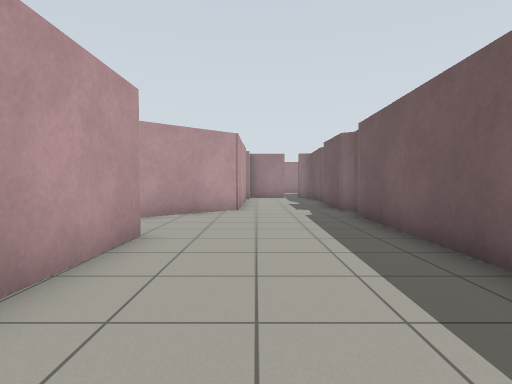
View 1 (above)

17 first-person views from a walk through a world built for the Gazebo simulator. The camera is 0.94 m above the floor, tilts 2° down and sees 80° across. The floor is counted in squares, 1 m on a side. Each view is taken from the middle of a square. On the plan, view 1 faces up. The plan holds only what a view shows up to about 11 squares ahead; the rest is blank. The place goes on beyond the plan. The robots in the file are not drawn.

View 2
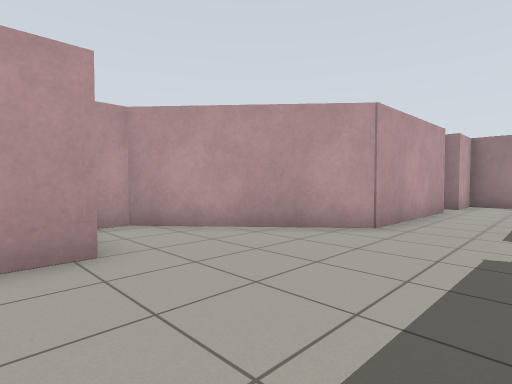

View 3
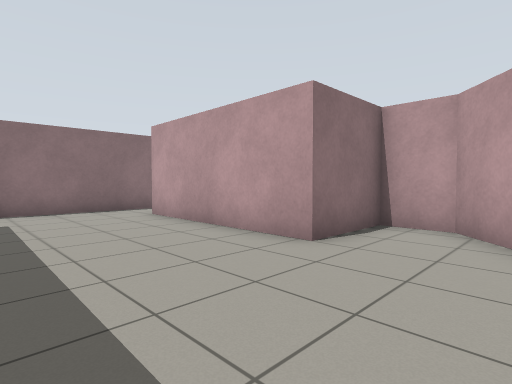

View 4
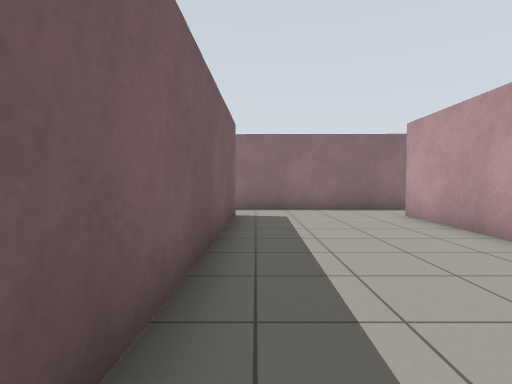

View 5
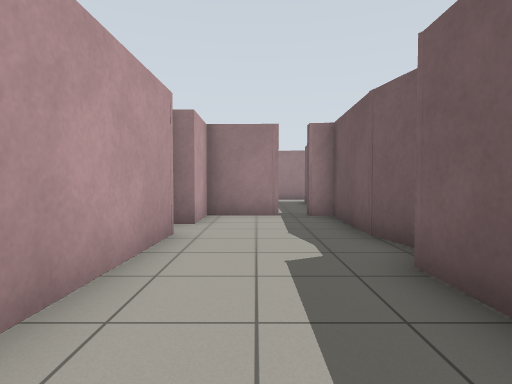

View 6
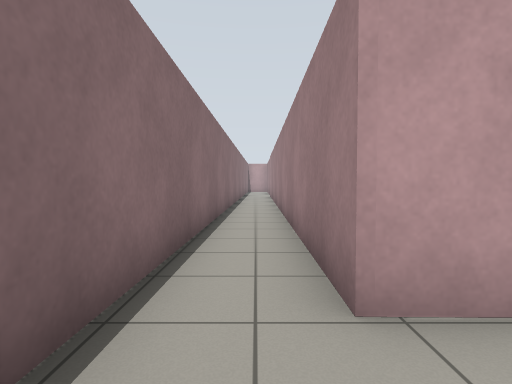

View 7
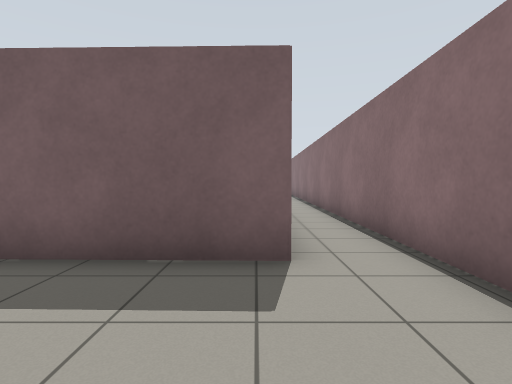

View 8
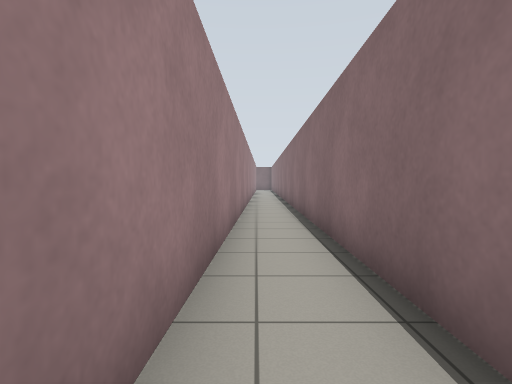

View 9
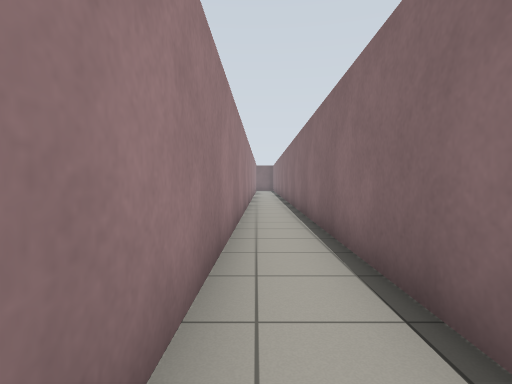

View 10
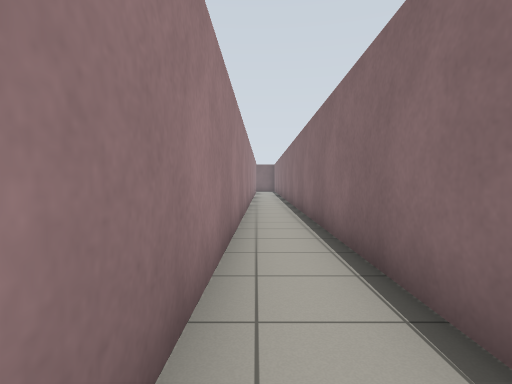

View 11
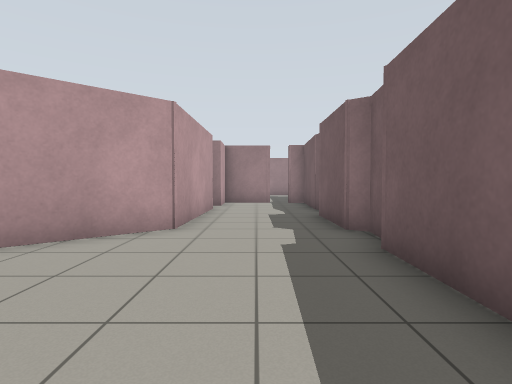

View 12
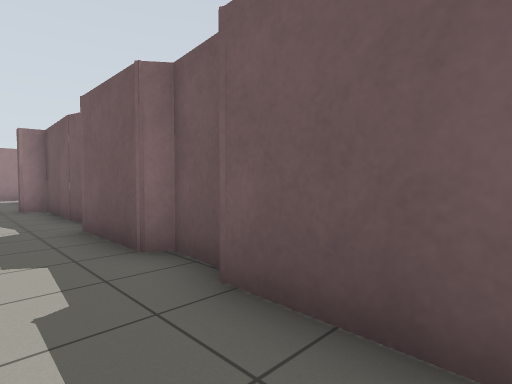

View 13
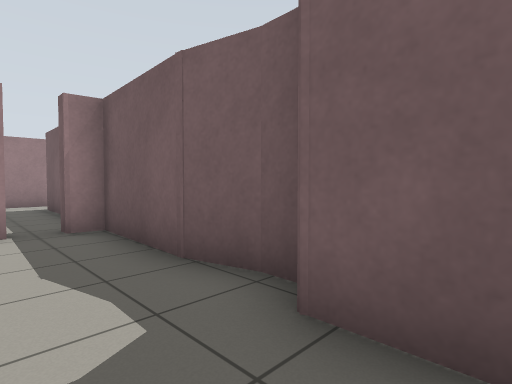

View 14
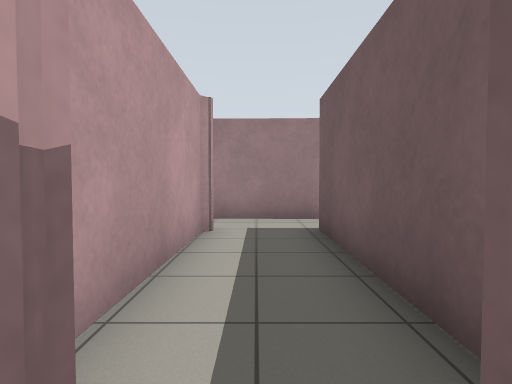

View 15
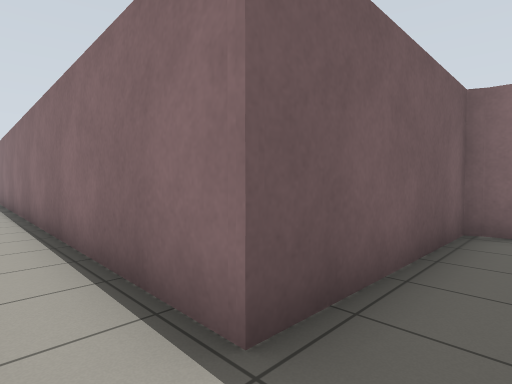

View 16
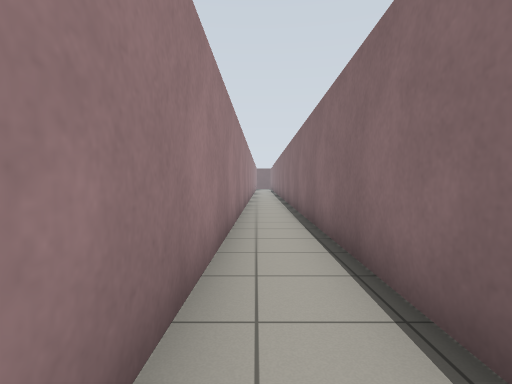

View 17
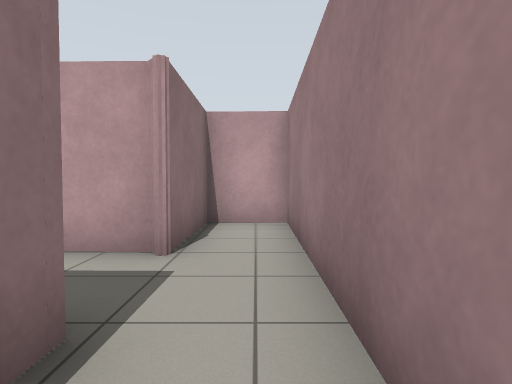

### Floor plan
Ten units are one square. View 1 is at (0, 0); x grows to the right and y downward. Boxes are objects, and circles mark ways between rooms. Rooms are numbered by the first view taken in them; rooms with no view inside come last. Other rooms are left out.
<svg viewBox="-81 -252 266 281">
<path fill="none" stroke="#000" d="M30 -85 31 -96 28 -99 29 -124M34 -126 34 -133M33 -132 30 -144M29 -141 30 -172 24 -173M-5 -146 -6 -100 -45 -67 -45 -53 -20 -53 -21 3 -74 2M66 5 26 4 28 -83M-76 20 65 22M16 -173 -4 -176 -4 -157M180 7 66 5M65 22 179 24M30 -176 31 -229 106 -227M28 -176 33 -178M105 -245 -17 -247 -17 -230 13 -229 10 -226 9 -187"/>
<circle cx="60" cy="10" r="3" fill="#2a7"/>
<circle cx="20" cy="-180" r="3" fill="#2a7"/>
<text x="0" y="-60">1</text>
<text x="180" y="20">2</text>
<text x="30" y="-230">3</text>
</svg>
Room 1 opens to room 2. Room 1 opens to room 3.

Where each view was taken, in squares from view 1:
view 1: 0 up, 0 right, facing up
view 2: 4 up, 2 right, facing up-left
view 3: 8 up, 2 right, facing down-left
view 4: 8 up, 2 right, facing down
view 5: 9 up, 1 right, facing up
view 6: 1 down, 0 right, facing left
view 7: 0 up, 1 left, facing right
view 8: 1 down, 2 right, facing right
view 9: 1 down, 5 right, facing right
view 10: 1 down, 7 right, facing right
view 11: 4 up, 1 right, facing up
view 12: 6 up, 1 right, facing up-right
view 13: 11 up, 1 right, facing up-right
view 14: 17 up, 2 right, facing up
view 15: 24 up, 2 right, facing down-right
view 16: 24 up, 4 right, facing right
view 17: 24 up, 5 right, facing left
